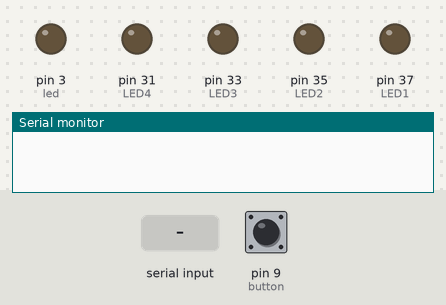
A sketch run on a simulated Arduino Mega 2560, built with avr-gcc and run on an emulated ATmega2560. On the bench: output pins drawn as LEDs (lit = HIGH), the last lines printed to the serial monitor. Inputs (shaded band) come from the test bench; at power-on: pin 9 (button) LOW.

Above: at 1.7 s.
1.8 s: "s" received over the second serial link
At 2.2 s:
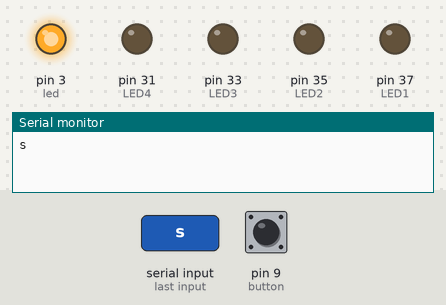
At 2.9 s:
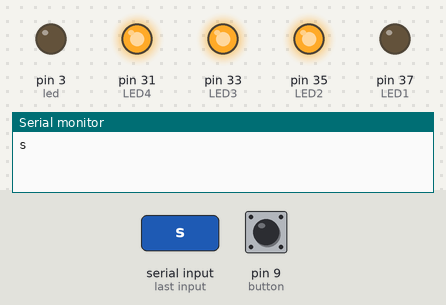
4.8 s: "1" received over the second serial link
At 7.8 s:
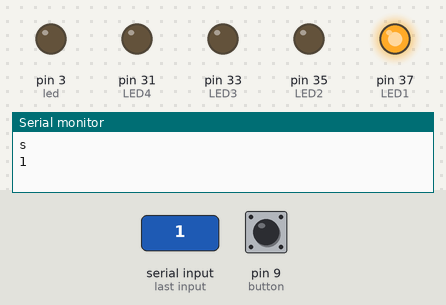
Timing chart, 0 to 9.3 s (numbered marks = the images above; inputs shaded):
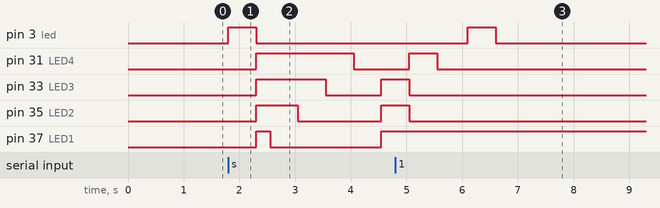

The sketch:

lightshow.ino
```cpp
/*
 * Credits: Joyce Choi
 */

#include <SoftwareSerial.h>
#define Rx 10 // DOUT to pin 10
#define Tx 11 // DIN to pin 11
#define LED4 31 // change to fit your own LED configuration
#define LED3 33
#define LED2 35
#define LED1 37
int led=3; // this may vary based on your hardware configuration.
int button=9; // this may vary based on your hardware configuration.

SoftwareSerial Xbee (Rx, Tx);

void setup() {
  Serial.begin(9600); // Set to No line ending;
  Xbee.begin(9600); // type a char, then hit enter
  delay(500); // wait half a second
  pinMode(led, OUTPUT);
  pinMode(button, INPUT);
  pinMode(LED4, OUTPUT);
  pinMode(LED3, OUTPUT);
  pinMode(LED2, OUTPUT);
  pinMode(LED1, OUTPUT);
}
void loop() {
  int pushed = 0; // the button is *not* pushed by default
  pushed = digitalRead(button);
  if(pushed == HIGH) { // Is the button pushed?
    char outgoing = 'Q'; // sets outgoing character to s
    Xbee.print(outgoing);
    delay(500);

}
  if(Xbee.available()) { // Is data a vailable from XBee?
    char incoming = Xbee.read(); // Read character,
    Serial.println(incoming); // send to Serial Monitor
    if(incoming){
      digitalWrite(led, HIGH); // switches on the light if signal is received
      delay(500); // waits half a second
      digitalWrite(led,LOW); // turns off LED
    }
    if(incoming == 's') {
      digitalWrite(LED4, HIGH);
      digitalWrite(LED3, HIGH);
      digitalWrite(LED2, HIGH);
      digitalWrite(LED1, HIGH);
      delay(250);
      digitalWrite(LED1, LOW);
      delay(500);
      digitalWrite(LED2, LOW);
      delay(500);
      digitalWrite(LED3, LOW);
      delay(500);
      digitalWrite(LED4, LOW);
      delay(500);
      digitalWrite(LED1, HIGH);
      digitalWrite(LED2, HIGH);
      digitalWrite(LED3, HIGH);
      delay(500);
      digitalWrite(LED2, LOW);
      digitalWrite(LED3, LOW);
      digitalWrite(LED4, HIGH);
      delay(500);
      digitalWrite(LED4, LOW);
      delay(500);
    }
}

  delay(50);
}
```

Measured:
- after the input at 1.8 s, pin 3 (led): LOW → HIGH at once, → LOW 0.50 s later; pin 31 (LED4): LOW → HIGH after 0.50 s, → LOW 1.8 s later
- after the input at 4.8 s, pin 3 (led): LOW → HIGH after 1.3 s, → LOW 0.50 s later
